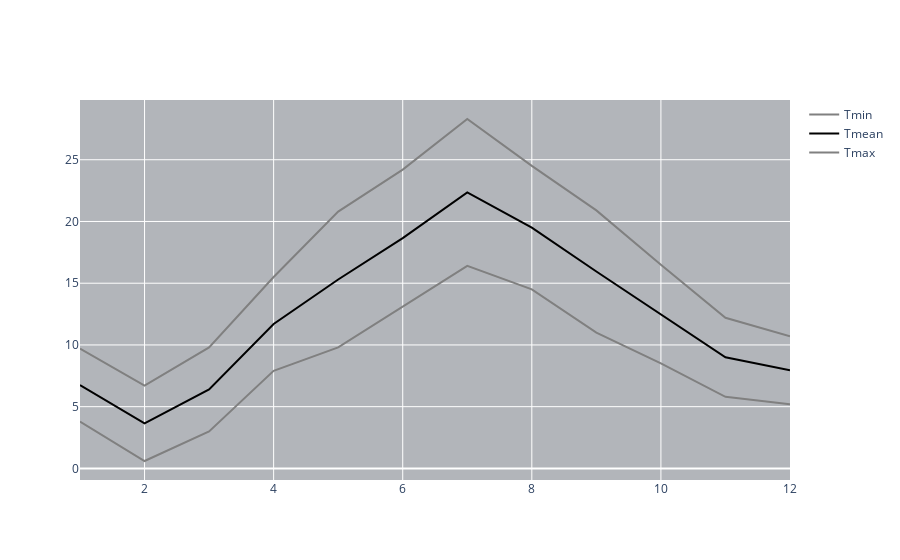

Source (notebook cell):
### Code cell
# Import the plotly library
import plotly.graph_objects as go

# Draw a line chart of Tmin, Tmean, and Tmax over Month with shading between Tmin and Tmax using plotly
fig = go.Figure()
fig.add_trace(go.Scatter(x=data['Month'], y=data['Tmin'], mode='lines', name='Tmin', line=dict(color='gray')))
fig.add_trace(go.Scatter(x=data['Month'], y=data['Tmean'], mode='lines', name='Tmean', line=dict(color='black')))
fig.add_trace(go.Scatter(x=data['Month'], y=data['Tmax'], mode='lines', name='Tmax', line=dict(color='gray')))
fig.update_layout(shapes=[dict(type='rect', xref='x', yref='paper', x0=data['Month'].min(), y0=0, x1=data['Month'].max(), y1=1, fillcolor='gray', opacity=0.5, layer='below', line_width=0)])
fig.show()

### Figure 1 — Plotly figure (JSON) as saved in the notebook; plotly's stock layout.template omitted (floating-point values rounded to 4 significant figures)
{"data": [{"line": {"color": "gray"}, "mode": "lines", "name": "Tmin", "type": "scatter", "x": [1, 2, 3, 4, 5, 6, 7, 8, 9, 10, 11, 12], "y": [3.8, 0.6, 3, 7.9, 9.8, 13.1, 16.4, 14.5, 11, 8.5, 5.8, 5.2]}, {"line": {"color": "black"}, "mode": "lines", "name": "Tmean", "type": "scatter", "x": [1, 2, 3, 4, 5, 6, 7, 8, 9, 10, 11, 12], "y": [6.75, 3.65, 6.4, 11.7, 15.3, 18.65, 22.35, 19.5, 15.95, 12.5, 9, 7.95]}, {"line": {"color": "gray"}, "mode": "lines", "name": "Tmax", "type": "scatter", "x": [1, 2, 3, 4, 5, 6, 7, 8, 9, 10, 11, 12], "y": [9.7, 6.7, 9.8, 15.5, 20.8, 24.2, 28.3, 24.5, 20.9, 16.5, 12.2, 10.7]}], "layout": {"shapes": [{"fillcolor": "gray", "layer": "below", "line": {"width": 0}, "opacity": 0.5, "type": "rect", "x0": 1, "x1": 12, "xref": "x", "y0": 0, "y1": 1, "yref": "paper"}]}}
